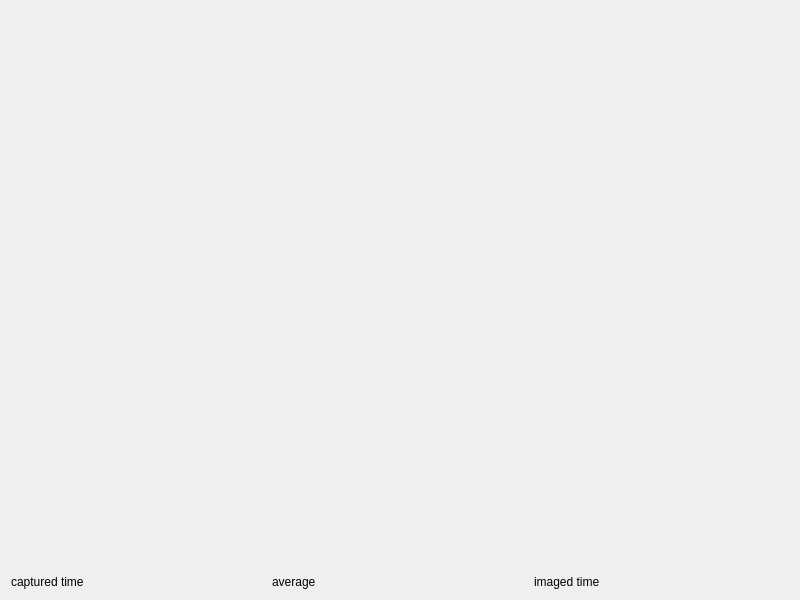
<?xml version="1.0" encoding="UTF-8"?>
<ui version="4.0">
 <class>Win004</class>
 <widget class="QWidget" name="Win004">
  <property name="geometry">
   <rect>
    <x>0</x>
    <y>0</y>
    <width>800</width>
    <height>600</height>
   </rect>
  </property>
  <property name="windowTitle">
   <string>Win004</string>
  </property>
  <layout class="QHBoxLayout" name="horizontalLayout">
   <item>
    <layout class="QVBoxLayout" name="verticalLayout">
     <item>
      <widget class="QLabel" name="labelImage">
       <property name="sizePolicy">
        <sizepolicy hsizetype="Preferred" vsizetype="Expanding">
         <horstretch>0</horstretch>
         <verstretch>0</verstretch>
        </sizepolicy>
       </property>
       <property name="text">
        <string/>
       </property>
      </widget>
     </item>
     <item>
      <layout class="QHBoxLayout" name="horizontalLayout_2">
       <item>
        <widget class="QLabel" name="labelCapturedTime">
         <property name="text">
          <string>captured time</string>
         </property>
        </widget>
       </item>
       <item>
        <widget class="QLabel" name="labelAverage">
         <property name="text">
          <string>average</string>
         </property>
        </widget>
       </item>
       <item>
        <widget class="QLabel" name="labelImagedTime">
         <property name="text">
          <string>imaged time</string>
         </property>
        </widget>
       </item>
      </layout>
     </item>
    </layout>
   </item>
  </layout>
 </widget>
 <resources/>
 <connections/>
</ui>
